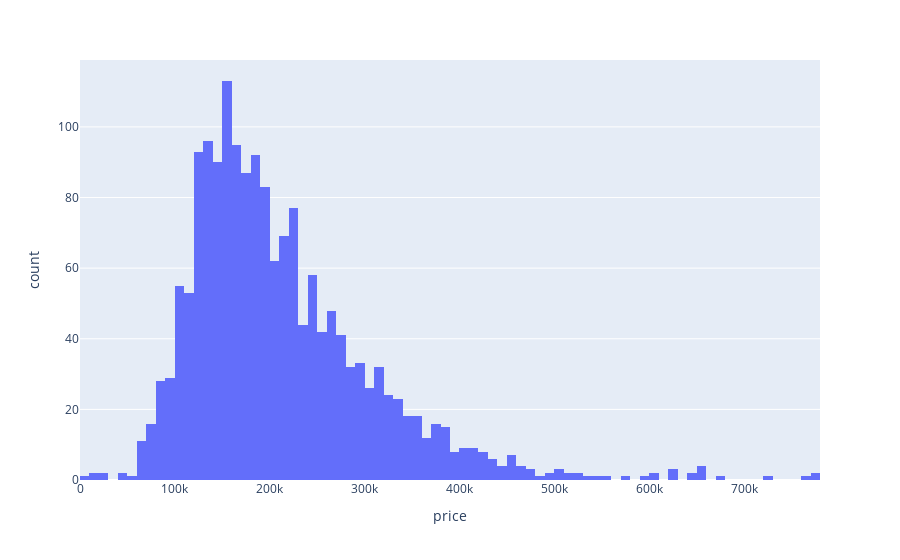

The notebook cell saved with this chart:
### Code cell
px.histogram(df, x='price').show()

### Figure 1 — Plotly figure (JSON) as saved in the notebook; plotly's stock layout.template omitted (floating-point values rounded to 4 significant figures; data arrays with more than 128 entries replaced by an {"elided": "..."} marker saying what was removed)
{"data": [{"alignmentgroup": "True", "bingroup": "x", "hovertemplate": "price=%{x}<br>count=%{y}<extra></extra>", "legendgroup": "", "marker": {"color": "#636efa", "pattern": {"shape": ""}}, "name": "", "offsetgroup": "", "orientation": "v", "showlegend": false, "type": "histogram", "x": {"elided": "1728 int values"}, "xaxis": "x", "yaxis": "y"}], "layout": {"barmode": "relative", "legend": {"tracegroupgap": 0}, "margin": {"t": 60}, "xaxis": {"anchor": "y", "domain": [0, 1], "title": {"text": "price"}}, "yaxis": {"anchor": "x", "domain": [0, 1], "title": {"text": "count"}}}}
